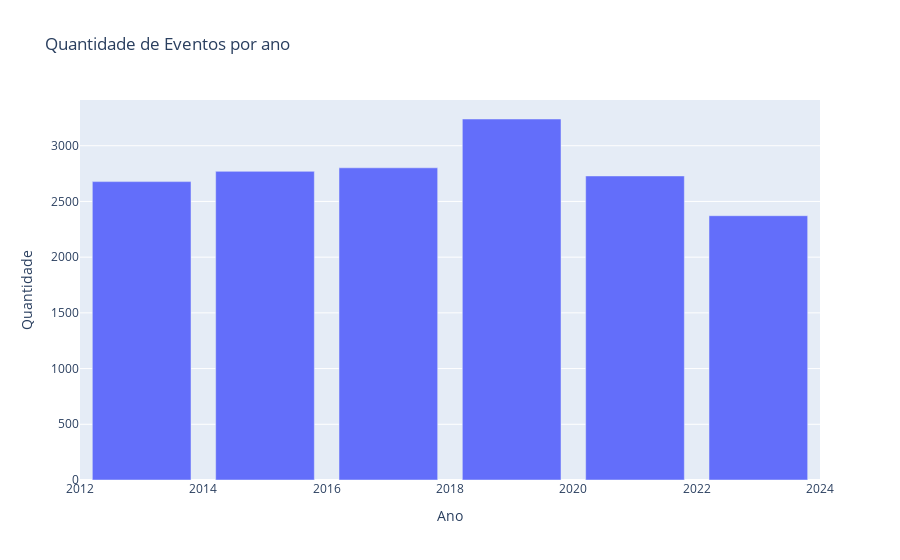

This figure's notebook cell:
### Code cell
# gráfico de barras com coluna x = Ano e y = Quantidade
fig2 = px.bar(df_ano_evento, x='Ano', y='Quantidade', title='Quantidade de Eventos por ano')

fig2.show()

### Figure 1 — Plotly figure (JSON) as saved in the notebook; plotly's stock layout.template omitted (floating-point values rounded to 4 significant figures)
{"data": [{"alignmentgroup": "True", "hovertemplate": "Ano=%{x}<br>Quantidade=%{y}<extra></extra>", "legendgroup": "", "marker": {"color": "#636efa", "pattern": {"shape": ""}}, "name": "", "offsetgroup": "", "orientation": "v", "showlegend": false, "textposition": "auto", "type": "bar", "x": [2013, 2015, 2017, 2019, 2021, 2023], "xaxis": "x", "y": [2678, 2770, 2802, 3240, 2729, 2372], "yaxis": "y"}], "layout": {"barmode": "relative", "legend": {"tracegroupgap": 0}, "title": {"text": "Quantidade de Eventos por ano"}, "xaxis": {"anchor": "y", "domain": [0, 1], "title": {"text": "Ano"}}, "yaxis": {"anchor": "x", "domain": [0, 1], "title": {"text": "Quantidade"}}}}
